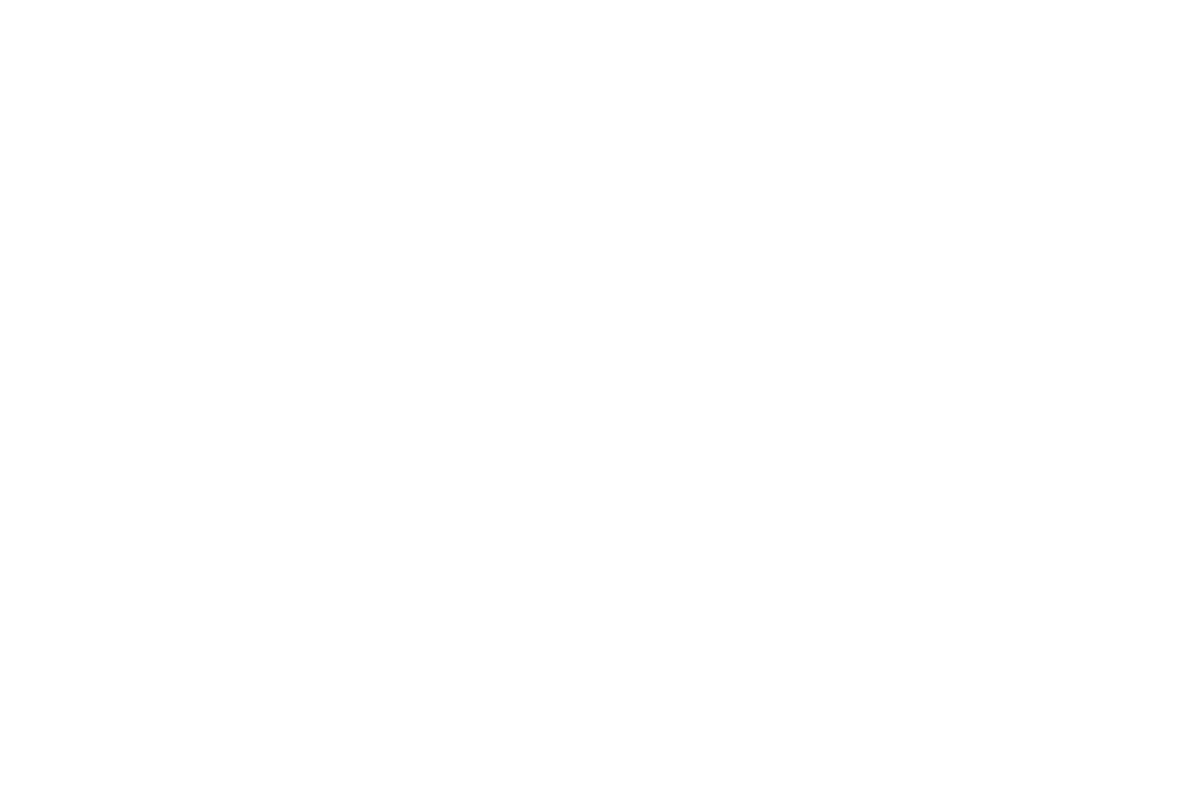
Frame 1 (no input)
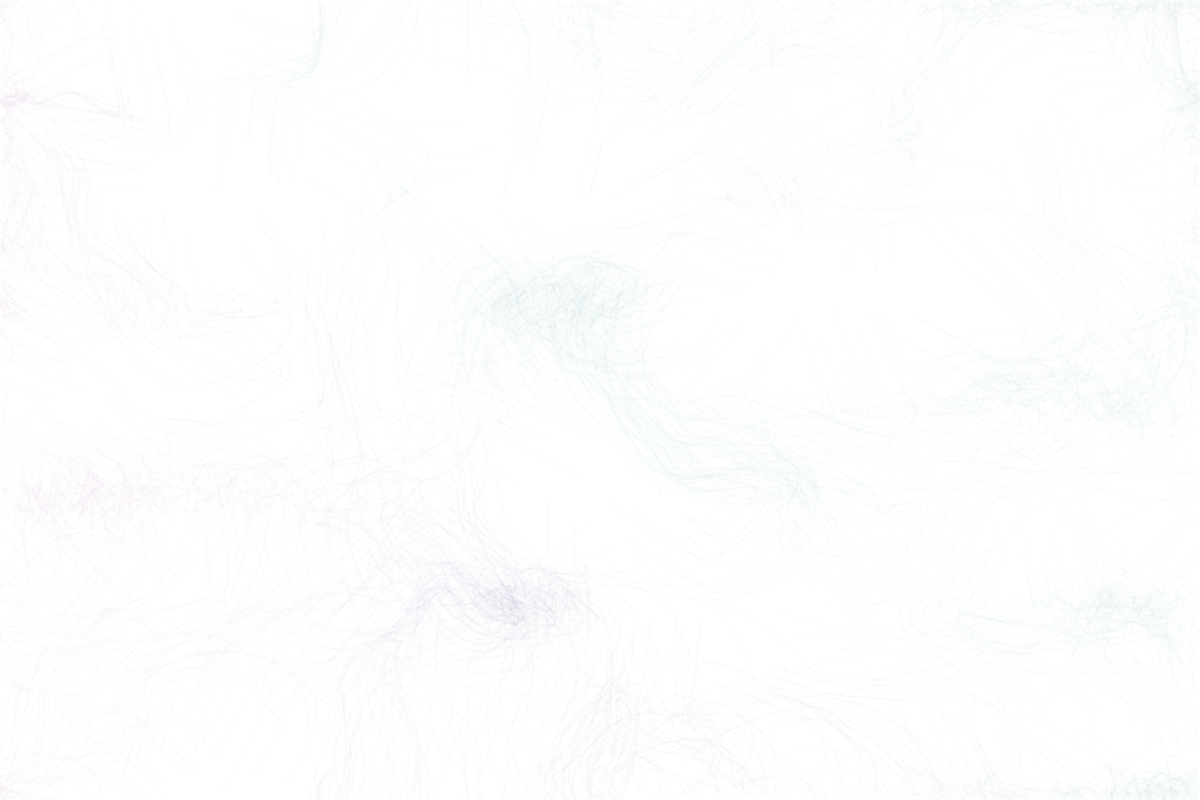
Frame 60 (the mouse pressed at the canvas centre just before this capture)
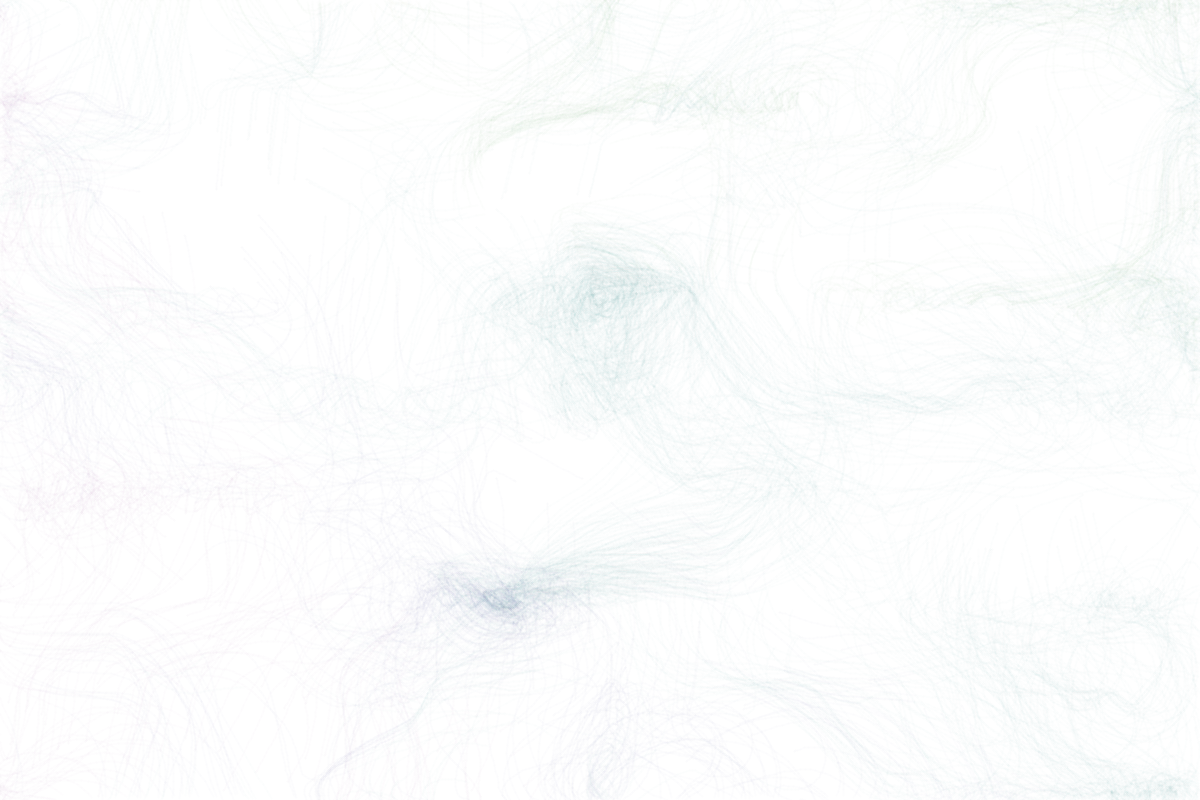
Frame 120 (the mouse held since frame 60 and released just before this capture)

The Processing sketch that drew these frames (run headless with seeded random() and noise(); from frame 60 on, the mouse is pressed at the canvas centre):

// Processing sketch: circles_sketch
// ── circles_sketch.pde
// Daniel Shiffman
// http://youtube.com/thecodingtrain
// http://codingtra.in
//
// Coding Challenge #24: Perlin Noise Flow  Field
// https://youtu.be/BjoM9oKOAKY

FlowField flowfield;
ArrayList<Particle> particles;

boolean debug = false;

void setup() {
  size(1200, 800);
  
  flowfield = new FlowField(100);
  flowfield.update();

  particles = new ArrayList<Particle>();
  for (int i = 0; i < 1000; i++) {
    PVector start = new PVector(random(width), random(height));
    particles.add(new Particle(start, random(2, 8)));
  }
  background(255);
}

void draw() {
  flowfield.update();
  
  if (debug) flowfield.display();
  
  for (Particle p : particles) {
    p.follow(flowfield);
    p.run();
  }
}

// ── flowfield.pde
// Daniel Shiffman
// http://youtube.com/thecodingtrain
// http://codingtra.in
//
// Coding Challenge #24: Perlin Noise Flow  Field
// https://youtu.be/BjoM9oKOAKY

public class FlowField {
  PVector[] vectors;
  int cols, rows;
  float inc = 0.1;
  float zoff = 0;
  int scl;
  
  FlowField(int res) {
    scl = res;
    cols = floor(width / res) + 1;
    rows = floor(height / res) + 1;
    vectors = new PVector[cols * rows];
  }
  void update() {
    float xoff = 0;
    for (int y = 0; y < rows; y++) { 
      float yoff = 0;
      for (int x = 0; x < cols; x++) {
        float angle = noise(xoff, yoff, zoff) * TWO_PI * 4;
        
        PVector v = PVector.fromAngle(angle);
        v.setMag(1);
        int index = x + y * cols;
        vectors[index] = v;
       
        xoff += inc;
      }
      yoff += inc;
    }
    zoff += 0.004;
  }
  void display() {
    for (int y = 0; y < rows; y++) { 
      for (int x = 0; x < cols; x++) {
        int index = x + y * cols;
        PVector v = vectors[index];
        
        stroke(0, 0, 0, 480);
        strokeWeight(1);
        pushMatrix();
        translate(x * scl, y * scl);
        rotate(v.heading());
        line(0, 0, scl, 0);
        popMatrix();
      }
    }
  }
}

// ── particle.pde

public class Particle {
  PVector pos;
  PVector vel;
  PVector acc;
  PVector previousPos;
  float maxSpeed;
  float hue = 0;
  float hueSpeed = 0.01;
  float hueRange = 20;
  float baseHue = 240;
   
  Particle(PVector start, float maxspeed) {
    maxSpeed = maxspeed;
    pos = start;
    vel = new PVector(0, 0);
    acc = new PVector(0, 0);
    previousPos = pos.copy();
  }
  void run() {
    update();
    edges();
    show();
  }
  void update() {
    pos.add(vel);
    vel.limit(maxSpeed);
    vel.add(acc);
    acc.mult(0);
  }
  void applyForce(PVector force) {
    acc.add(force); 
  }
  void show() {
    colorMode(HSB);
    hue+=hueSpeed;
    float max = map(cos(hue), -1, 1, 0, 200);
    float d = pos.heading();
    float r = map(sin(d), -1, 1, 0, max) ; //<>//
    float g = map(cos(d), -1, 1, 0, 200);
    float b = map(sin(d) + cos(d), -1, 1, 0, 200);
    
    stroke(r, 200, 150, 2);
    strokeWeight(2);
    line(pos.x, pos.y, previousPos.x, previousPos.y);
    //point(pos.x, pos.y);
    updatePreviousPos();
  }
  void edges() {
    if (pos.x > width) {
      pos.x = 0;
      updatePreviousPos();
    }
    if (pos.x < 0) {
      pos.x = width;    
      updatePreviousPos();
    }
    if (pos.y > height) {
      pos.y = 0;
      updatePreviousPos();
    }
    if (pos.y < 0) {
      pos.y = height;
      updatePreviousPos();
    }
  }
  void updatePreviousPos() {
    this.previousPos.x = pos.x;
    this.previousPos.y = pos.y;
  }
  void follow(FlowField flowfield) {
    int x = floor(pos.x / flowfield.scl);
    int y = floor(pos.y / flowfield.scl);
    int index = x + y * flowfield.cols;
    
    PVector force = flowfield.vectors[index];
    applyForce(force);
  }
}
